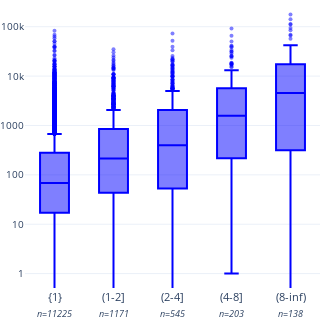

Notebook cell for this chart:
### Code cell
import plotly.graph_objects as go
import pandas as pd
import numpy as np

bin_order = ["{1}", "(1-2]", "(2-4]", "(4-8]", "(8-inf)"]


# Create bins for number of references
def create_ref_bins(
    df, bin_edges=[0, 1, 2, 4, 8, float("inf")]
):  # Modified bin edges to match labels
    labels = bin_order  # One fewer than bin edges
    df["ref_bin"] = pd.cut(df["num_references"], bins=bin_edges, labels=labels)
    return df


# Apply binning
df_binned = create_ref_bins(df)

# Create box plot using the binned references
fig = go.Figure()

# Create box plot for each bin in the specified order
for bin_name in bin_order:
    citations = df_binned[df_binned["ref_bin"] == bin_name]["citation_count"]

    if not citations.empty:
        # Count number of papers in this bin
        count = len(citations)

        fig.add_trace(
            go.Box(
                y=citations,
                name=f"<span style='font-size:0.9em'>{bin_name}</span><br><i style='font-size:0.75em'>n={count}</i>",
                boxpoints="outliers",
                marker_color="blue",
                line_color="blue",
                marker=dict(opacity=0.5, size=4),
            )
        )

# Update layout
fig.update_layout(
    yaxis_type="log",
    yaxis=dict(tickfont=dict(size=10)),
    showlegend=False,
    width=240,
    height=320,
    template="plotly_white",
    margin=dict(l=0, r=0, t=0, b=0),
)

fig.write_image("correlation.svg")
fig.show()

### Figure 1 — Plotly figure (JSON) as saved in the notebook; plotly's stock layout.template omitted (floating-point values rounded to 4 significant figures; data arrays with more than 128 entries replaced by an {"elided": "..."} marker saying what was removed)
{"data": [{"boxpoints": "outliers", "line": {"color": "blue"}, "marker": {"color": "blue", "opacity": 0.5, "size": 4}, "name": "<span style='font-size:0.9em'>{1}</span><br><i style='font-size:0.75em'>n=11225</i>", "type": "box", "y": {"elided": "11225 int values"}}, {"boxpoints": "outliers", "line": {"color": "blue"}, "marker": {"color": "blue", "opacity": 0.5, "size": 4}, "name": "<span style='font-size:0.9em'>(1-2]</span><br><i style='font-size:0.75em'>n=1171</i>", "type": "box", "y": {"elided": "1171 int values"}}, {"boxpoints": "outliers", "line": {"color": "blue"}, "marker": {"color": "blue", "opacity": 0.5, "size": 4}, "name": "<span style='font-size:0.9em'>(2-4]</span><br><i style='font-size:0.75em'>n=545</i>", "type": "box", "y": {"elided": "545 int values"}}, {"boxpoints": "outliers", "line": {"color": "blue"}, "marker": {"color": "blue", "opacity": 0.5, "size": 4}, "name": "<span style='font-size:0.9em'>(4-8]</span><br><i style='font-size:0.75em'>n=203</i>", "type": "box", "y": {"elided": "203 int values"}}, {"boxpoints": "outliers", "line": {"color": "blue"}, "marker": {"color": "blue", "opacity": 0.5, "size": 4}, "name": "<span style='font-size:0.9em'>(8-inf)</span><br><i style='font-size:0.75em'>n=138</i>", "type": "box", "y": {"elided": "138 int values"}}], "layout": {"height": 320, "margin": {"b": 0, "l": 0, "r": 0, "t": 0}, "showlegend": false, "width": 240, "yaxis": {"tickfont": {"size": 10}, "type": "log"}}}
